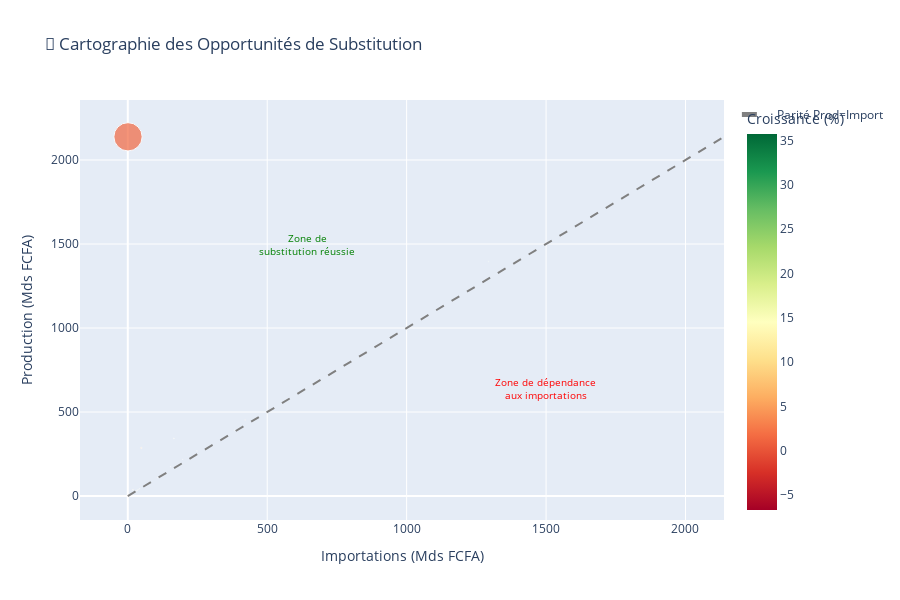

This figure's notebook cell:
### Code cell
# 7.2 Visualisation des recommandations
fig = px.scatter(
    sector_analysis.reset_index(),
    x='imports_fcfa',
    y='production_fcfa',
    size='substitution_score_normalized',
    color='production_fcfa_growth',
    hover_name='LIBELLES',
    color_continuous_scale='RdYlGn',
    title='🎯 Cartographie des Opportunités de Substitution',
    labels={
        'imports_fcfa': 'Importations (Mds FCFA)',
        'production_fcfa': 'Production (Mds FCFA)',
        'production_fcfa_growth': 'Croissance (%)'
    }
)

# Ajouter la ligne de parité
max_val = max(sector_analysis['imports_fcfa'].max(), sector_analysis['production_fcfa'].max())
fig.add_trace(go.Scatter(
    x=[0, max_val], y=[0, max_val],
    mode='lines',
    line=dict(color='gray', dash='dash'),
    name='Parité Prod=Import'
))

fig.add_annotation(
    x=max_val*0.7, y=max_val*0.3,
    text="Zone de dépendance<br>aux importations",
    showarrow=False,
    font=dict(size=10, color='red')
)

fig.add_annotation(
    x=max_val*0.3, y=max_val*0.7,
    text="Zone de<br>substitution réussie",
    showarrow=False,
    font=dict(size=10, color='green')
)

fig.update_layout(height=600)
fig.show()

### Figure 1 — Plotly figure (JSON) as saved in the notebook; plotly's stock layout.template omitted (floating-point values rounded to 4 significant figures)
{"data": [{"hovertemplate": "<b>%{hovertext}</b><br><br>Importations (Mds FCFA)=%{x}<br>Production (Mds FCFA)=%{y}<br>substitution_score_normalized=%{marker.size}<br>Croissance (%)=%{marker.color}<extra></extra>", "hovertext": ["Perles fines ou de culture, pierres gemmes ou similaires, métaux précieux, plaques ou doubles de métaux précieux et ouvrages en ces matières; bijouterie de fantaisie; monnaies", "Matières textiles et ouvrages en ces matières", "Produit du règne végétal", "Graisses et huiles animales ou végétales", "Objets d'art, de collection ou d'antiquité", "Chaussures, coiffures, parapluie, cannes, etc.", "Bois, charbons de bois et ouvrages en bois", "Armes, munitions et leurs parties et accessoires", "Animaux vivants et produits du règne animal", "Matières plastiques et ouvrages en ces matières", "Marchandises et produits divers", "Instruments et appareils d'optique, de photographie ou de cinématographique, etc.", "Machines et appareils, matériel électrique et leurs parties, etc.", "Métaux communs et ouvrages en ces métaux", "Matériel de transport", "Peaux, cuirs, pelleteries et ouvrages en ces matières", "Ouvrages en pierres, plâtres, ciments, amiante, mica ou matières analogues", "Produits des industries alimentaires : boissons, alcool, etc.", "Produits des industries chimiques et connexes", "Produits minéraux", "Pâtes de bois ou d'autres matières fibreuses cellulosiques"], "legendgroup": "", "marker": {"color": [1.35, 7.31, 13.98, 9.26, 0.0, 17.54, 27.72, 0.79, 20.17, 4.73, 10.52, -6.69, 3.98, 12.93, 3.56, 35.73, 13.27, 12.64, 11.58, 26.77, 10.14], "coloraxis": "coloraxis", "size": [40.57, 0.08, 0.03, 0.03, 0.02, 0.01, 0.01, 0.01, 0.01, 0.01, 0.01, 0.01, 0.01, 0.01, 0.01, 0.01, 0.01, 0.01, 0.01, 0.01, 0.01], "sizemode": "area", "sizeref": 0.1014, "symbol": "circle"}, "mode": "markers", "name": "", "orientation": "v", "showlegend": false, "type": "scatter", "x": [0.8, 48.4, 165.4, 18.6, 0.07, 7.6, 7.83, 1.37, 36.8, 107.1, 28.9, 32.83, 420.8, 248.1, 196.9, 4.8, 33.93, 153.5, 382.5, 1293.0, 41.9], "xaxis": "x", "y": [2138.0, 286.2, 343.1, 36.9, 0.2, 7.7, 8.1, 1.4, 38.77, 109.2, 30.27, 33.8, 452.4, 268.2, 218.1, 5.37, 34.03, 175.1, 392.4, 1396.0, 42.73], "yaxis": "y"}, {"line": {"color": "gray", "dash": "dash"}, "mode": "lines", "name": "Parité Prod=Import", "type": "scatter", "x": [0, 2138.0], "y": [0, 2138.0]}], "layout": {"annotations": [{"font": {"color": "red", "size": 10}, "showarrow": false, "text": "Zone de dépendance<br>aux importations", "x": 1497.0, "y": 641.4}, {"font": {"color": "green", "size": 10}, "showarrow": false, "text": "Zone de<br>substitution réussie", "x": 641.4, "y": 1497.0}], "coloraxis": {"colorbar": {"title": {"text": "Croissance (%)"}}, "colorscale": [[0, "rgb(165,0,38)"], [0.1, "rgb(215,48,39)"], [0.2, "rgb(244,109,67)"], [0.3, "rgb(253,174,97)"], [0.4, "rgb(254,224,139)"], [0.5, "rgb(255,255,191)"], [0.6, "rgb(217,239,139)"], [0.7, "rgb(166,217,106)"], [0.8, "rgb(102,189,99)"], [0.9, "rgb(26,152,80)"], [1, "rgb(0,104,55)"]]}, "height": 600, "legend": {"itemsizing": "constant", "tracegroupgap": 0}, "title": {"text": "🎯 Cartographie des Opportunités de Substitution"}, "xaxis": {"anchor": "y", "domain": [0, 1], "title": {"text": "Importations (Mds FCFA)"}}, "yaxis": {"anchor": "x", "domain": [0, 1], "title": {"text": "Production (Mds FCFA)"}}}}
